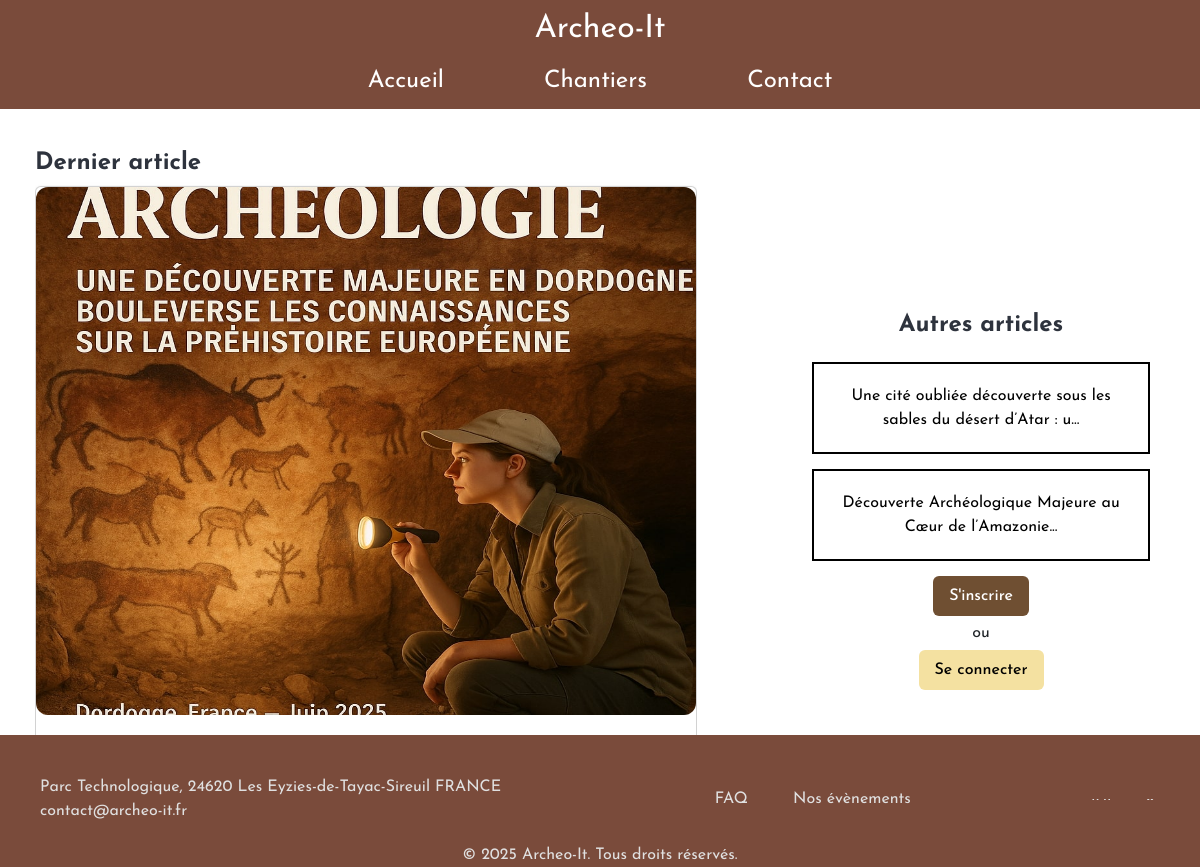
The page / on the database its author committed.
### tables this page shows
CREATE TABLE IF NOT EXISTS `publication` (
  `id` int NOT NULL AUTO_INCREMENT,
  `title` varchar(255) NOT NULL,
  `photo` varchar(255) NOT NULL,
  `type` varchar(255) NOT NULL,
  `content` text NOT NULL,
  `create_at` date NOT NULL,
  `update_at` date NOT NULL,
  PRIMARY KEY (`id`)
);

### index.php (the view, shortened to what this page needs)
<?php
$host = 'localhost';
$username = 'admin_archeo-it';
$password = 'Archeo-It2025';
$database = 'archeo_it';
$charset = 'utf8mb4';
$options = [
    PDO::ATTR_ERRMODE => PDO::ERRMODE_EXCEPTION,
    PDO::ATTR_DEFAULT_FETCH_MODE => PDO::FETCH_ASSOC,
    PDO::ATTR_EMULATE_PREPARES => false,
];
$dsn = "mysql:host=$host;dbname=$database;charset=$charset;port=3306";
try {
    $pdo = new PDO($dsn, $username, $password, $options);
} catch (\PDOException $e) {
    throw new \PDOException($e->getMessage(), (int)$e->getCode());
}
if(empty($_SESSION['user'])){
    $article = 'SELECT * FROM publication WHERE type = "article" ORDER BY create_at DESC LIMIT 3 ';
}else{
    $article = 'SELECT * FROM publication WHERE type = "article" ORDER BY create_at DESC';
}
$stmtArticleFull = $pdo->query($article);
$articlesFull = $stmtArticleFull->fetchAll();
?>
<!DOCTYPE html>
<html lang="fr">
    <head>
        <?php include 'includes/head.php'; ?>
        <link href="https://cdn.jsdelivr.net/npm/bootstrap@5.3.6/dist/css/bootstrap.min.css" rel="stylesheet">
    </head>
<body>
        <?php include 'includes/header.php';?>
        <section id="home_page">
            <div id="latest_article">
                <h4><strong>Dernier article</strong></h4>
                <div class="card">
                    <?php if(!empty($articlesFull)){
                        $latestArticle = array_shift($articlesFull);
                    } ?>
                    <a href="display_article.php?id=<?= $latestArticle['id'] ?>">
                    <div class="card-image">
                        <figure class="image is-5by4">
                            <img width="100vh" height="auto" src="assets/image/<?= $latestArticle['photo']?>"  id="cover-picture" alt="Photo <?= $latestArticle['title']?>" />
                        </figure>
                    </div>
                    </a>
                    <div class="card-content">
                            <div class="media-content">
                                <span class="subtitle is-6">Publié <?= $latestArticle['create_at']?></span>
                            </div>
                        <div class="content">
                            <span class="title is-5"><?= $latestArticle['title']?></span>
                        </div>
                    </div>
                </div>
            </div>
            <div id="other_article">
                <h4><strong>Autres articles</strong></h4>
                <?php foreach ($articlesFull as $article):?>
                <div class="article">
                    <a href="display_article.php?id=<?= $article['id'] ?>"><?= htmlspecialchars_decode(substr($article['title'], 0, 70)).'...'?></a>
                </div>
                <?php endforeach;?>
                <?php if(empty($_SESSION['loggedIn'])):?>
                    <div class="button_connect">
                        <a class="button is-primary is-dark" href="register.php">S'inscrire </a>
                        <span>ou</span>
                        <a class="button is-primary is-dark" href="login.php">Se connecter</a>
                    </div>
                <?php else:?>
                <?php endif; ?>
            </div>
        </section>
    <?php include 'includes/footer.php'; ?>
    </body>
</html>

### assets/css/style.css (style rules this page uses)
:root { --font-primary: "Josefin Sans"; }
* { margin: 0; font-family: "Josefin Sans"; overflow-x: hidden; }
body { font-family: var(--font-primary); overflow-x: hidden; }

### assets/css/home.css (style rules this page uses)
#home_page { display: flex; flex-direction: row; gap: 100px; padding-left: 35px; padding-right: 35px; padding-bottom: 15px; justify-content: space-between; align-items: center; }
#latest_article { display: flex; flex-direction: column; justify-content: flex-start; width: 990px; height: auto; }
#other_article { display: flex; flex-direction: column; gap: 15px; bottom: 15px; width: max-content; padding: 15px; }
#other_article h4 { text-align: center; }
.article { display: flex; flex-direction: row; justify-content: center; align-items: center; text-align: center; background-color: #FFFFFFFF; border: solid 2px #000000FF; padding: 20px; transition: 1s ease-out; }
.article a { text-decoration: none; color: black; }
.button_connect { display: flex; flex-direction: column; gap: 5px; justify-content: center; align-items: center; }
.button_connect a:nth-child(1) { background-color: #6F4F32; color: #FFFF; text-decoration: none; }
.button_connect a:nth-child(3) { background-color: #F4E1A1; color: #000000; text-decoration: none; }

### assets/css/article.css (style rules this page uses)
#article span,h1,div { text-align: left; }

### assets/css/connection.css (style rules this page uses)
section { display: flex; flex-direction: column; justify-content: center; align-items: center; margin-top: 40px; }

### rows shown on the page
publication: photo (picture)
publication: title "Une cité oubliée découverte sous les sables du désert d’Atar : u"
publication: title "Découverte Archéologique Majeure au Cœur de l’Amazonie"
